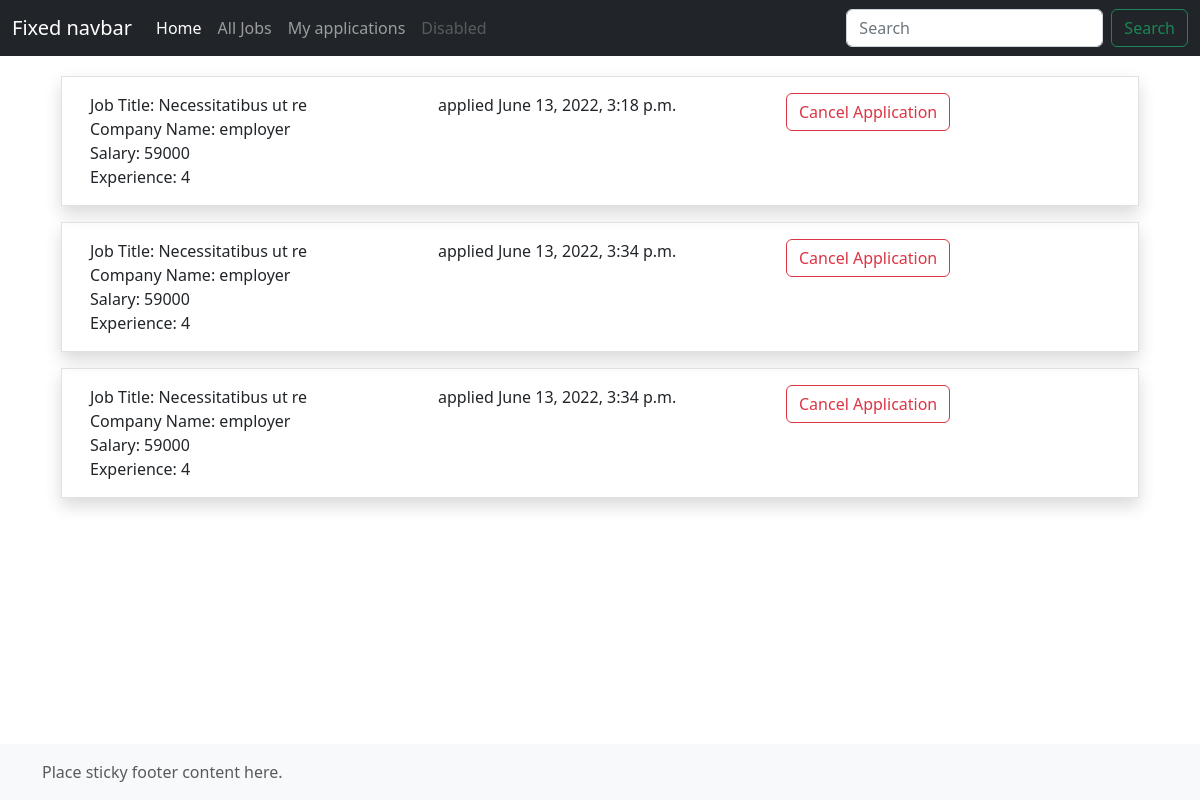
/candidate/applications/all/ (signed in), run on an earlier commit of the app's database.
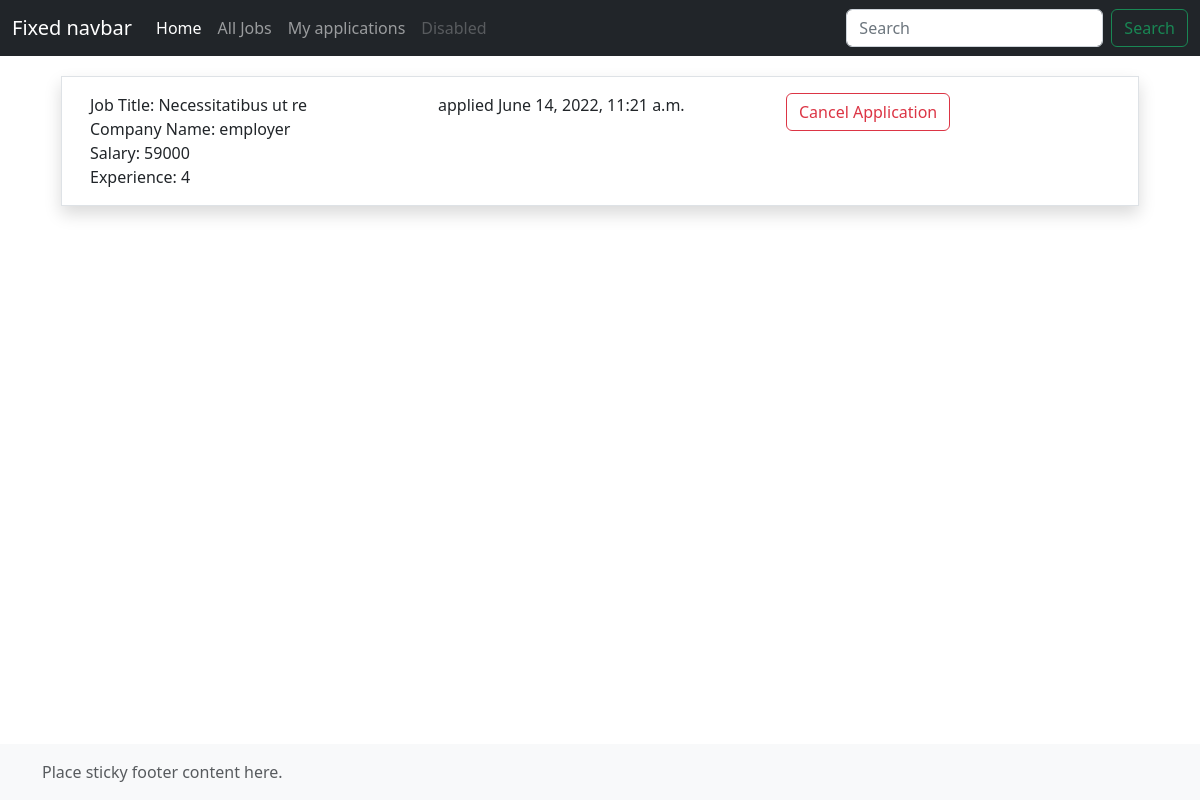
And on a later commit of the database.
### employer/models.py (models this page shows, shortened)
class Applications(models.Model):
    applicant = models.ForeignKey(User, on_delete=models.CASCADE, related_name="applicant")
    job = models.ForeignKey(Job, on_delete=models.CASCADE)
    options = (
        ("applied", "applied"),
        ("accepted", "accepted"),
        ("rejected", "rejected"),
        ("pending", "pending"),
        ("cancelled", "cancelled"),
    )
    status = models.CharField(choices=options, default="applied", max_length=120)
    date = models.DateTimeField(auto_now_add=True)
    class Meta:
        unique_together = ("applicant", 'job')

class Job(models.Model):
    job_title = models.CharField(max_length=120)
    company = models.ForeignKey(User, on_delete=models.CASCADE)
    location = models.CharField(max_length=120)
    salary = models.PositiveIntegerField(null=True)
    experience = models.PositiveIntegerField(default=0)
    created_date = models.DateField(auto_now_add=True)
    last_date = models.DateField(null=True)
    is_active = models.BooleanField(default=True)

class User(AbstractUser):
    options = (
        ("employer", 'employer'),
        ("candidate", "candidate")
    )
    role = models.CharField(max_length=120, choices=options, default="candidate")
    phone = models.CharField(max_length=120, null=True)

### candidate/views.py (the view)
# urls.py: path('applications/all/', views.ApplicationListView.as_view(), name="cand-applications"),
class ApplicationListView(ListView):
    model = Applications
    template_name = 'candidates/cand-applications.html'
    context_object_name = 'applications'
    def get_queryset(self):
        return Applications.objects.filter(applicant=self.request.user)

### candidate/templates/candidates/cand-applications.html
{% extends 'candidates/base.html' %}
{% block body_block %}
{% for application in applications %}
<div class="row m-3 p-3 shadow border">
    <div class="col-4">
        <div>Job Title: {{ application.job.job_title }}</div>
        <div>Company Name: {{ application.job.company }}</div>
        <div>Salary: {{ application.job.salary }}</div>
        <div>Experience: {{ application.job.experience }}</div>
    </div>
    <div class="col-4">
        {{ application.status }}
        {{ application.date }}
    </div>
    <div class="col-4">
        <a href="" class="btn btn-outline-danger">Cancel Application</a>
    </div>
</div>
{% endfor %}
{% endblock %}

### candidate/templates/candidates/base.html (shortened to what this page needs)
<!doctype html>
{% load static %}
<html lang="en" class="h-100">
  <head>
    <link href="{% static 'assets/dist/css/bootstrap.min.css' %}" rel="stylesheet">
    <link href="{% static 'css/candidate/sticky-footer-navbar.css' %}" rel="stylesheet">
  </head>
  <body class="d-flex flex-column h-100">
    <header>
      <nav class="navbar navbar-expand-md navbar-dark fixed-top bg-dark">
        <div class="container-fluid">
          <a class="navbar-brand" href="#">Fixed navbar</a>
          <div class="collapse navbar-collapse" id="navbarCollapse">
            <ul class="navbar-nav me-auto mb-2 mb-md-0">
              <li class="nav-item">
                <a class="nav-link active" aria-current="page" href="#">Home</a>
              </li>
              <li class="nav-item">
                <a class="nav-link" href="{% url 'cand-joblist' %}">All Jobs</a>
              </li>
              <li class="nav-item">
                <a class="nav-link" href="{% url 'cand-applications' %}">My applications</a>
              </li>
              <li class="nav-item">
                <a class="nav-link disabled">Disabled</a>
              </li>
            </ul>
            <form class="d-flex" role="search">
              <input class="form-control me-2" type="search" placeholder="Search" aria-label="Search">
              <button class="btn btn-outline-success" type="submit">Search</button>
            </form>
          </div>
        </div>
      </nav>
    </header>
    <main class="flex-shrink-0">
      <div class="container">
        {% block body_block %}
        {% endblock %}
      </div>
    </main>
    <footer class="footer mt-auto py-3 bg-light">
      <div class="container">
        <span class="text-muted">Place sticky footer content here.</span>
      </div>
    </footer>
  </body>
</html>

### candidate/static/css/candidate/sticky-footer-navbar.css (style rules this page uses)
main > .container { padding: 60px 15px 0; }

What changed in the data, as far as the page shows it:
removed Applications: job.job_title "Necessitatibus ut re", job.company "employer", job.salary "59000", job.experience "4", status "applied", date "June 13, 2022, 3:18 p.m."
removed Applications: job.job_title "Necessitatibus ut re", job.company "employer", job.salary "59000", job.experience "4", status "applied", date "June 13, 2022, 3:34 p.m."
removed Applications: job.job_title "Necessitatibus ut re", job.company "employer", job.salary "59000", job.experience "4", status "applied", date "June 13, 2022, 3:34 p.m."
added Applications: job.job_title "Necessitatibus ut re", job.company "employer", job.salary "59000", job.experience "4", status "applied", date "June 14, 2022, 11:21 a.m."
